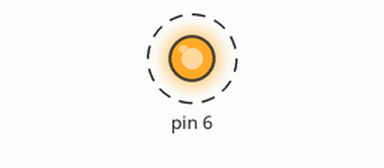
Recording of a sketch running on a simulated Arduino Uno, built with avr-gcc and run on an emulated ATmega328P. Parts: output pins drawn as LEDs (lit = HIGH). Dashed ring = blinking.

Above: at 0.5 s.
Timing chart, 0 to 4.6 s (numbered marks = the images above):
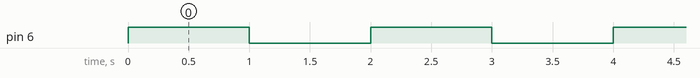

The sketch:

Laser_Test.ino
```cpp
// Sample code for just turning on a laser
/* Turns Laser On*/
int Laser = 6;
void setup ()
{
   pinMode (6, OUTPUT);
}
void loop ()
{
  digitalWrite(6, HIGH);
  delay(1000);
  digitalWrite(6,LOW);
  delay(1000);
}
```

Measured:
- by itself, pin 6: alternates HIGH for 1.0 s and LOW for 1.0 s
